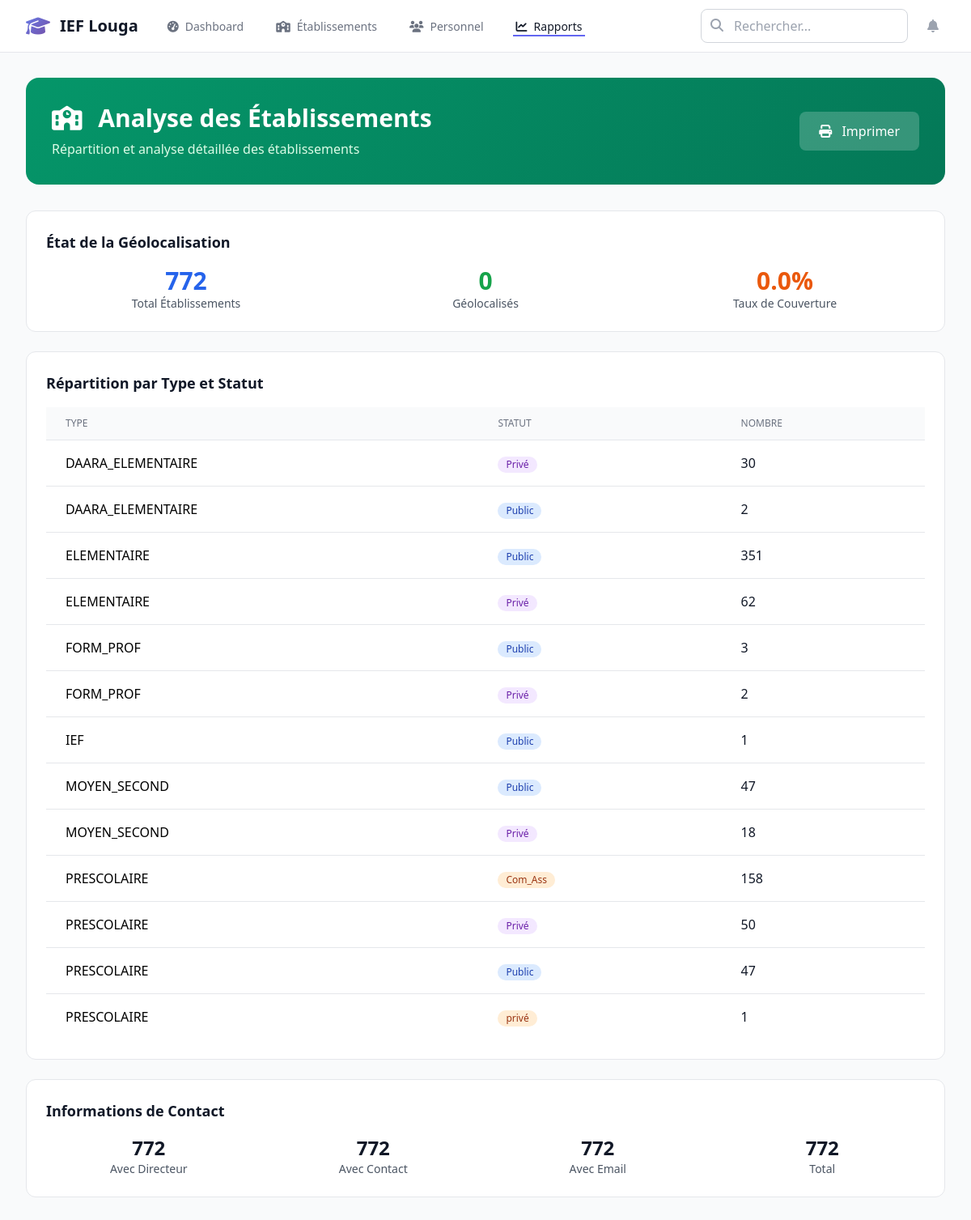
The page /rapports/etablissements on the database its author committed.
### app/__init__.py (models this page shows)
class Etablissement(db.Model):
    __tablename__ = 'etablissements'
    id = db.Column(db.Integer, primary_key=True)
    nom = db.Column(db.String(200), nullable=False)
    code = db.Column(db.String(50))
    type_etablissement = db.Column(db.String(50))
    cycle = db.Column(db.String(50))
    statut = db.Column(db.String(50))
    type_statut = db.Column(db.String(100))
    commune_id = db.Column(db.Integer, db.ForeignKey('communes.id'))
    zone = db.Column(db.String(100))
    adresse = db.Column(db.Text)
    coordonnees_x = db.Column(db.Numeric(10, 2))
    coordonnees_y = db.Column(db.Numeric(10, 2))
    directeur = db.Column(db.String(200))
    contact_1 = db.Column(db.String(20))
    contact_2 = db.Column(db.String(20))
    email_directeur = db.Column(db.String(200))
    date_creation = db.Column(db.Date)
    date_ouverture = db.Column(db.Date)
    observations = db.Column(db.Text)
    created_at = db.Column(db.DateTime, default=datetime.utcnow)
    personnel = db.relationship('Personnel', backref='etablissement_obj', lazy='dynamic')

### app/blueprints/rapports.py (the view)
@rapports_bp.route('/etablissements')
def rapport_etablissements():
    donnees = generer_rapport_etablissements()
    return render_template('rapports/etablissements.html', donnees=donnees)

### app/blueprints/rapports.py (called while the page is built)
def get_db_connection():
    conn = sqlite3.connect('ief_louga.db')
    conn.row_factory = sqlite3.Row  # Pour avoir des résultats sous forme de dictionnaire
    return conn

def execute_query(query, params=None):
    conn = get_db_connection()
    try:
        if params:
            cursor = conn.execute(query, params)
        else:
            cursor = conn.execute(query)
        results = cursor.fetchall()
        return [dict(row) for row in results]
    finally:
        conn.close()

def execute_query_single(query, params=None):
    conn = get_db_connection()
    try:
        if params:
            cursor = conn.execute(query, params)
        else:
            cursor = conn.execute(query)
        result = cursor.fetchone()
        return dict(result) if result else None
    finally:
        conn.close()

### app/templates/rapports/etablissements.html (shortened to what this page needs)
{% extends "base.html" %}
{% block content %}
<div class="max-w-7xl mx-auto px-4 sm:px-6 lg:px-8 py-8">
    <div class="report-header">
        <div class="flex items-center justify-between">
            <div>
                <h1 class="text-3xl font-bold">
                    <i class="fas fa-school mr-3"></i>
                    Analyse des Établissements
                </h1>
                <p class="text-green-100 mt-2">Répartition et analyse détaillée des établissements</p>
            </div>
            <button onclick="window.print()" class="bg-white bg-opacity-20 hover:bg-opacity-30 text-white px-6 py-3 rounded-lg font-medium transition-colors">
                <i class="fas fa-print mr-2"></i>
                Imprimer
            </button>
        </div>
    </div>
    <div class="analysis-card">
        <h3 class="text-lg font-semibold text-gray-900 mb-4">État de la Géolocalisation</h3>
        <div class="grid grid-cols-1 md:grid-cols-3 gap-6">
            <div class="text-center">
                <div class="text-3xl font-bold text-blue-600">{{ donnees.geo_analyse.total }}</div>
                <div class="text-sm text-gray-600">Total Établissements</div>
            </div>
            <div class="text-center">
                <div class="text-3xl font-bold text-green-600">{{ donnees.geo_analyse.avec_coordonnees }}</div>
                <div class="text-sm text-gray-600">Géolocalisés</div>
            </div>
            <div class="text-center">
                <div class="text-3xl font-bold text-orange-600">{{ donnees.geo_analyse.taux_geolocalisation }}%</div>
                <div class="text-sm text-gray-600">Taux de Couverture</div>
            </div>
        </div>
    </div>
    <div class="analysis-card">
        <h3 class="text-lg font-semibold text-gray-900 mb-4">Répartition par Type et Statut</h3>
        <div class="overflow-x-auto">
            <table class="min-w-full divide-y divide-gray-200">
                <thead class="bg-gray-50">
                    <tr>
                        <th class="px-6 py-3 text-left text-xs font-medium text-gray-500 uppercase">Type</th>
                        <th class="px-6 py-3 text-left text-xs font-medium text-gray-500 uppercase">Statut</th>
                        <th class="px-6 py-3 text-left text-xs font-medium text-gray-500 uppercase">Nombre</th>
                    </tr>
                </thead>
                <tbody class="bg-white divide-y divide-gray-200">
                    {% for item in donnees.analyse_type_statut %}
                    <tr>
                        <td class="px-6 py-4 whitespace-nowrap font-medium">{{ item.type_etablissement }}</td>
                        <td class="px-6 py-4 whitespace-nowrap">
                            <span class="inline-flex items-center px-2.5 py-0.5 rounded-full text-xs font-medium
                                {% if item.statut == 'Public' %}bg-blue-100 text-blue-800
                                {% elif item.statut == 'Privé' %}bg-purple-100 text-purple-800
                                {% else %}bg-orange-100 text-orange-800{% endif %}">
                                {{ item.statut }}
                            </span>
                        </td>
                        <td class="px-6 py-4 whitespace-nowrap text-gray-900">{{ item.count }}</td>
                    </tr>
                    {% endfor %}
                </tbody>
            </table>
        </div>
    </div>
    <div class="analysis-card">
        <h3 class="text-lg font-semibold text-gray-900 mb-4">Informations de Contact</h3>
        <div class="grid grid-cols-1 md:grid-cols-4 gap-6">
            <div class="text-center">
                <div class="text-2xl font-bold text-gray-900">{{ donnees.responsables_analyse.avec_directeur }}</div>
                <div class="text-sm text-gray-600">Avec Directeur</div>
            </div>
            <div class="text-center">
                <div class="text-2xl font-bold text-gray-900">{{ donnees.responsables_analyse.avec_contact }}</div>
                <div class="text-sm text-gray-600">Avec Contact</div>
            </div>
            <div class="text-center">
                <div class="text-2xl font-bold text-gray-900">{{ donnees.responsables_analyse.avec_email }}</div>
                <div class="text-sm text-gray-600">Avec Email</div>
            </div>
            <div class="text-center">
                <div class="text-2xl font-bold text-gray-900">{{ donnees.responsables_analyse.total }}</div>
                <div class="text-sm text-gray-600">Total</div>
            </div>
        </div>
    </div>
</div>
{% endblock %}

### app/templates/rapports/etablissements.html (style rules this page uses)
.report-header { background: linear-gradient(135deg, #059669 0%, #047857 100%); color: white; border-radius: 16px; padding: 2rem; margin-bottom: 2rem; }
.analysis-card { background: white; border-radius: 12px; padding: 1.5rem; border: 1px solid #e5e7eb; margin-bottom: 1.5rem; }

### rows shown on the page
Etablissement: type_etablissement "IEF", statut "Public", count "1"

### other values the page prints
{{ donnees.geo_analyse.total }} "772"
{{ donnees.geo_analyse.avec_coordonnees }} "0"
{{ donnees.geo_analyse.taux_geolocalisation }} "0.0"
{{ item.type_etablissement }} "DAARA_ELEMENTAIRE" "DAARA_ELEMENTAIRE" "ELEMENTAIRE" "ELEMENTAIRE" "FORM_PROF" "FORM_PROF" "MOYEN_SECOND" "MOYEN_SECOND" "PRESCOLAIRE" "PRESCOLAIRE" "PRESCOLAIRE" "PRESCOLAIRE"
{{ item.statut }} "Privé" "Public" "Public" "Privé" "Public" "Privé" "Public" "Privé" "Com_Ass" "Privé" "Public" "privé"
{{ item.count }} "30" "2" "351" "62" "3" "2" "47" "18" "158" "50" "47" "1"
{{ donnees.responsables_analyse.avec_directeur }} "772"
{{ donnees.responsables_analyse.avec_contact }} "772"
{{ donnees.responsables_analyse.avec_email }} "772"
{{ donnees.responsables_analyse.total }} "772"
